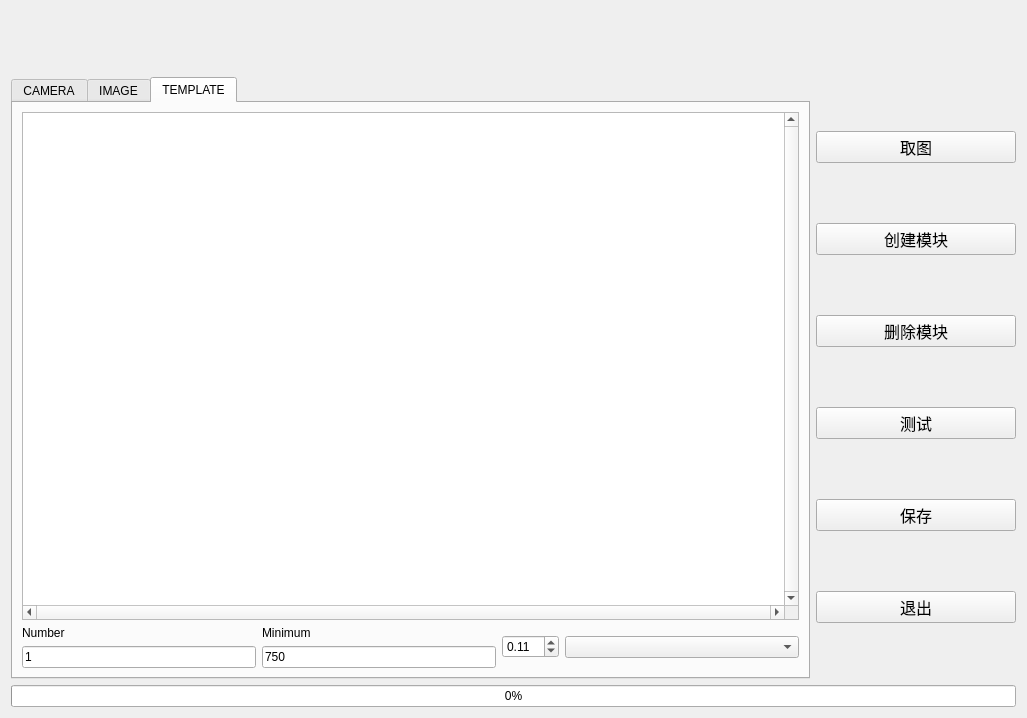
<?xml version="1.0" encoding="UTF-8"?>
<ui version="4.0">
 <class>shoudongceshi</class>
 <widget class="QWidget" name="shoudongceshi">
  <property name="geometry">
   <rect>
    <x>0</x>
    <y>0</y>
    <width>1027</width>
    <height>718</height>
   </rect>
  </property>
  <property name="minimumSize">
   <size>
    <width>0</width>
    <height>0</height>
   </size>
  </property>
  <property name="windowTitle">
   <string>手动测试</string>
  </property>
  <property name="windowIcon">
   <iconset resource="res.qrc">
    <normaloff>:/image/Chart/logo2.ico</normaloff>:/image/Chart/logo2.ico</iconset>
  </property>
  <layout class="QVBoxLayout" name="verticalLayout_11">
   <item>
    <layout class="QVBoxLayout" name="verticalLayout_10">
     <item>
      <layout class="QHBoxLayout" name="horizontalLayout" stretch="0">
       <property name="leftMargin">
        <number>0</number>
       </property>
       <property name="topMargin">
        <number>0</number>
       </property>
       <item>
        <widget class="QLabel" name="label">
         <property name="minimumSize">
          <size>
           <width>1005</width>
           <height>60</height>
          </size>
         </property>
         <property name="maximumSize">
          <size>
           <width>200</width>
           <height>60</height>
          </size>
         </property>
         <property name="styleSheet">
          <string notr="true">image: url(:/image/Chart/gdoushoudong.png);
</string>
         </property>
         <property name="text">
          <string/>
         </property>
        </widget>
       </item>
      </layout>
     </item>
     <item>
      <layout class="QHBoxLayout" name="horizontalLayout_6" stretch="4,1">
       <item>
        <widget class="QTabWidget" name="tabWidget">
         <property name="minimumSize">
          <size>
           <width>0</width>
           <height>0</height>
          </size>
         </property>
         <property name="styleSheet">
          <string notr="true"/>
         </property>
         <property name="currentIndex">
          <number>2</number>
         </property>
         <widget class="QWidget" name="tab">
          <attribute name="title">
           <string>CAMERA</string>
          </attribute>
          <layout class="QVBoxLayout" name="verticalLayout_13">
           <item>
            <widget class="QScrollArea" name="scrollArea">
             <property name="minimumSize">
              <size>
               <width>640</width>
               <height>480</height>
              </size>
             </property>
             <property name="verticalScrollBarPolicy">
              <enum>Qt::ScrollBarAlwaysOn</enum>
             </property>
             <property name="horizontalScrollBarPolicy">
              <enum>Qt::ScrollBarAlwaysOn</enum>
             </property>
             <property name="widgetResizable">
              <bool>true</bool>
             </property>
             <widget class="QWidget" name="scrollAreaWidgetContents">
              <property name="geometry">
               <rect>
                <x>0</x>
                <y>0</y>
                <width>756</width>
                <height>540</height>
               </rect>
              </property>
              <property name="minimumSize">
               <size>
                <width>640</width>
                <height>480</height>
               </size>
              </property>
              <property name="styleSheet">
               <string notr="true">background-color: rgb(255, 255, 255);</string>
              </property>
              <layout class="QVBoxLayout" name="verticalLayout_3">
               <item>
                <widget class="camaraget" name="lb_camera">
                 <property name="text">
                  <string/>
                 </property>
                </widget>
               </item>
              </layout>
             </widget>
            </widget>
           </item>
          </layout>
         </widget>
         <widget class="QWidget" name="tab_3">
          <attribute name="title">
           <string>IMAGE</string>
          </attribute>
          <layout class="QVBoxLayout" name="verticalLayout_14">
           <item>
            <layout class="QVBoxLayout" name="verticalLayout_5">
             <item>
              <widget class="QScrollArea" name="scrollArea_3">
               <property name="minimumSize">
                <size>
                 <width>640</width>
                 <height>480</height>
                </size>
               </property>
               <property name="widgetResizable">
                <bool>true</bool>
               </property>
               <widget class="QWidget" name="scrollAreaWidgetContents_3">
                <property name="geometry">
                 <rect>
                  <x>0</x>
                  <y>0</y>
                  <width>771</width>
                  <height>499</height>
                 </rect>
                </property>
                <property name="minimumSize">
                 <size>
                  <width>640</width>
                  <height>480</height>
                 </size>
                </property>
                <property name="styleSheet">
                 <string notr="true">background-color: rgb(255, 255, 255);</string>
                </property>
                <layout class="QVBoxLayout" name="verticalLayout_15">
                 <item>
                  <widget class="QLabel" name="lb_image">
                   <property name="text">
                    <string/>
                   </property>
                  </widget>
                 </item>
                </layout>
               </widget>
              </widget>
             </item>
             <item>
              <layout class="QHBoxLayout" name="horizontalLayout_3">
               <item>
                <layout class="QVBoxLayout" name="verticalLayout_2">
                 <item>
                  <widget class="QLabel" name="label_3">
                   <property name="font">
                    <font>
                     <family>DejaVu Sans Mono</family>
                    </font>
                   </property>
                   <property name="text">
                    <string>当前检测数量</string>
                   </property>
                   <property name="alignment">
                    <set>Qt::AlignCenter</set>
                   </property>
                  </widget>
                 </item>
                 <item>
                  <widget class="QLabel" name="label_4">
                   <property name="text">
                    <string>Elapsed Time(ms)</string>
                   </property>
                   <property name="alignment">
                    <set>Qt::AlignCenter</set>
                   </property>
                  </widget>
                 </item>
                </layout>
               </item>
               <item>
                <layout class="QVBoxLayout" name="verticalLayout_4">
                 <item>
                  <widget class="QLineEdit" name="le_currentnum">
                   <property name="maximumSize">
                    <size>
                     <width>400</width>
                     <height>16777215</height>
                    </size>
                   </property>
                  </widget>
                 </item>
                 <item>
                  <widget class="QLineEdit" name="le_usedtime">
                   <property name="maximumSize">
                    <size>
                     <width>400</width>
                     <height>16777215</height>
                    </size>
                   </property>
                  </widget>
                 </item>
                </layout>
               </item>
               <item>
                <spacer name="horizontalSpacer">
                 <property name="orientation">
                  <enum>Qt::Horizontal</enum>
                 </property>
                 <property name="sizeHint" stdset="0">
                  <size>
                   <width>40</width>
                   <height>20</height>
                  </size>
                 </property>
                </spacer>
               </item>
               <item>
                <layout class="QHBoxLayout" name="horizontalLayout_2">
                 <item>
                  <widget class="QPushButton" name="pb_fangda">
                   <property name="minimumSize">
                    <size>
                     <width>35</width>
                     <height>35</height>
                    </size>
                   </property>
                   <property name="maximumSize">
                    <size>
                     <width>35</width>
                     <height>35</height>
                    </size>
                   </property>
                   <property name="text">
                    <string/>
                   </property>
                   <property name="icon">
                    <iconset resource="res.qrc">
                     <normaloff>:/image/Chart/Plus.png</normaloff>:/image/Chart/Plus.png</iconset>
                   </property>
                   <property name="iconSize">
                    <size>
                     <width>35</width>
                     <height>35</height>
                    </size>
                   </property>
                  </widget>
                 </item>
                 <item>
                  <widget class="QPushButton" name="pb_suoxiao">
                   <property name="minimumSize">
                    <size>
                     <width>35</width>
                     <height>35</height>
                    </size>
                   </property>
                   <property name="maximumSize">
                    <size>
                     <width>35</width>
                     <height>35</height>
                    </size>
                   </property>
                   <property name="text">
                    <string/>
                   </property>
                   <property name="icon">
                    <iconset resource="res.qrc">
                     <normaloff>:/image/Chart/Minus.png</normaloff>:/image/Chart/Minus.png</iconset>
                   </property>
                   <property name="iconSize">
                    <size>
                     <width>35</width>
                     <height>35</height>
                    </size>
                   </property>
                  </widget>
                 </item>
                </layout>
               </item>
              </layout>
             </item>
            </layout>
           </item>
          </layout>
         </widget>
         <widget class="QWidget" name="tab_2">
          <attribute name="title">
           <string>TEMPLATE</string>
          </attribute>
          <layout class="QVBoxLayout" name="verticalLayout_9">
           <item>
            <layout class="QVBoxLayout" name="verticalLayout_8">
             <item>
              <widget class="QScrollArea" name="scrollArea_2">
               <property name="minimumSize">
                <size>
                 <width>640</width>
                 <height>480</height>
                </size>
               </property>
               <property name="verticalScrollBarPolicy">
                <enum>Qt::ScrollBarAlwaysOn</enum>
               </property>
               <property name="horizontalScrollBarPolicy">
                <enum>Qt::ScrollBarAlwaysOn</enum>
               </property>
               <property name="widgetResizable">
                <bool>true</bool>
               </property>
               <widget class="QWidget" name="scrollAreaWidgetContents_2">
                <property name="geometry">
                 <rect>
                  <x>0</x>
                  <y>0</y>
                  <width>754</width>
                  <height>482</height>
                 </rect>
                </property>
                <property name="minimumSize">
                 <size>
                  <width>640</width>
                  <height>480</height>
                 </size>
                </property>
                <property name="styleSheet">
                 <string notr="true">background-color: rgb(255, 255, 255);</string>
                </property>
                <layout class="QVBoxLayout" name="verticalLayout_12">
                 <item>
                  <widget class="QLabel" name="lb_template">
                   <property name="text">
                    <string/>
                   </property>
                  </widget>
                 </item>
                </layout>
               </widget>
              </widget>
             </item>
             <item>
              <layout class="QHBoxLayout" name="horizontalLayout_5"/>
             </item>
             <item>
              <layout class="QHBoxLayout" name="horizontalLayout_4" stretch="1,1,0,1">
               <item>
                <layout class="QVBoxLayout" name="verticalLayout_6">
                 <item>
                  <widget class="QLabel" name="label_6">
                   <property name="text">
                    <string>Number</string>
                   </property>
                  </widget>
                 </item>
                 <item>
                  <widget class="QLineEdit" name="lineEdit_3">
                   <property name="text">
                    <string>1</string>
                   </property>
                  </widget>
                 </item>
                </layout>
               </item>
               <item>
                <layout class="QVBoxLayout" name="verticalLayout_7">
                 <item>
                  <widget class="QLabel" name="label_7">
                   <property name="text">
                    <string>Minimum</string>
                   </property>
                  </widget>
                 </item>
                 <item>
                  <widget class="QLineEdit" name="lineEdit_4">
                   <property name="text">
                    <string>750</string>
                   </property>
                  </widget>
                 </item>
                </layout>
               </item>
               <item>
                <widget class="QDoubleSpinBox" name="doubleSpinBox">
                 <property name="singleStep">
                  <double>0.010000000000000</double>
                 </property>
                 <property name="value">
                  <double>0.110000000000000</double>
                 </property>
                </widget>
               </item>
               <item>
                <widget class="QComboBox" name="comboBox">
                 <property name="currentText">
                  <string/>
                 </property>
                </widget>
               </item>
              </layout>
             </item>
            </layout>
           </item>
          </layout>
         </widget>
        </widget>
       </item>
       <item>
        <layout class="QVBoxLayout" name="verticalLayout">
         <item>
          <widget class="QPushButton" name="pb_qutu">
           <property name="font">
            <font>
             <family>DejaVu Sans Mono</family>
             <pointsize>12</pointsize>
            </font>
           </property>
           <property name="text">
            <string>取图</string>
           </property>
           <property name="icon">
            <iconset resource="res.qrc">
             <normaloff>:/image/Chart/qutu.png</normaloff>:/image/Chart/qutu.png</iconset>
           </property>
           <property name="iconSize">
            <size>
             <width>26</width>
             <height>26</height>
            </size>
           </property>
          </widget>
         </item>
         <item>
          <widget class="QPushButton" name="pb_cuangjian">
           <property name="font">
            <font>
             <family>DejaVu Sans Mono</family>
             <pointsize>12</pointsize>
            </font>
           </property>
           <property name="text">
            <string>创建模块</string>
           </property>
           <property name="icon">
            <iconset resource="res.qrc">
             <normaloff>:/image/Chart/chuangjian.png</normaloff>:/image/Chart/chuangjian.png</iconset>
           </property>
           <property name="iconSize">
            <size>
             <width>26</width>
             <height>26</height>
            </size>
           </property>
          </widget>
         </item>
         <item>
          <widget class="QPushButton" name="pb_delete">
           <property name="font">
            <font>
             <family>DejaVu Sans Mono</family>
             <pointsize>12</pointsize>
            </font>
           </property>
           <property name="text">
            <string>删除模块</string>
           </property>
           <property name="icon">
            <iconset resource="res.qrc">
             <normaloff>:/image/Chart/shanchu.png</normaloff>:/image/Chart/shanchu.png</iconset>
           </property>
           <property name="iconSize">
            <size>
             <width>26</width>
             <height>26</height>
            </size>
           </property>
          </widget>
         </item>
         <item>
          <widget class="QPushButton" name="pb_test">
           <property name="font">
            <font>
             <family>DejaVu Sans Mono</family>
             <pointsize>12</pointsize>
            </font>
           </property>
           <property name="text">
            <string>测试</string>
           </property>
           <property name="icon">
            <iconset resource="res.qrc">
             <normaloff>:/image/Chart/ceshi.png</normaloff>:/image/Chart/ceshi.png</iconset>
           </property>
           <property name="iconSize">
            <size>
             <width>26</width>
             <height>26</height>
            </size>
           </property>
          </widget>
         </item>
         <item>
          <widget class="QPushButton" name="pb_save">
           <property name="font">
            <font>
             <family>DejaVu Sans Mono</family>
             <pointsize>12</pointsize>
            </font>
           </property>
           <property name="text">
            <string>保存</string>
           </property>
           <property name="icon">
            <iconset resource="res.qrc">
             <normaloff>:/image/Chart/save.png</normaloff>:/image/Chart/save.png</iconset>
           </property>
           <property name="iconSize">
            <size>
             <width>26</width>
             <height>26</height>
            </size>
           </property>
          </widget>
         </item>
         <item>
          <widget class="QPushButton" name="pb_quit">
           <property name="font">
            <font>
             <family>DejaVu Sans Mono</family>
             <pointsize>12</pointsize>
            </font>
           </property>
           <property name="text">
            <string>退出</string>
           </property>
           <property name="icon">
            <iconset resource="res.qrc">
             <normaloff>:/image/Chart/tuichu.png</normaloff>:/image/Chart/tuichu.png</iconset>
           </property>
           <property name="iconSize">
            <size>
             <width>26</width>
             <height>26</height>
            </size>
           </property>
          </widget>
         </item>
        </layout>
       </item>
      </layout>
     </item>
    </layout>
   </item>
   <item>
    <widget class="QProgressBar" name="progressBar">
     <property name="value">
      <number>0</number>
     </property>
    </widget>
   </item>
  </layout>
 </widget>
 <customwidgets>
  <customwidget>
   <class>camaraget</class>
   <extends>QLabel</extends>
   <header>camaraget.h</header>
  </customwidget>
 </customwidgets>
 <resources>
  <include location="res.qrc"/>
 </resources>
 <connections/>
</ui>
